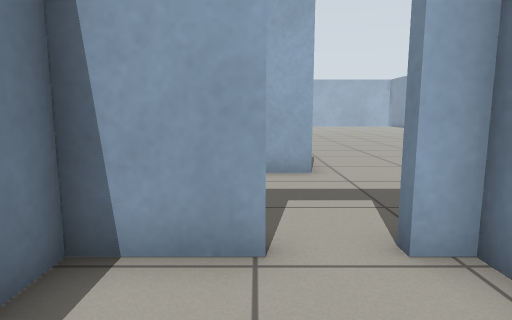
[1] (above)

24 first-person views from a walk through a robot-simulator world made for Gazebo. The camera is 0.72 m above the floor, tilts 8° down and sees 75° across. The floor is counted in squares, 0.5 m on a side. Each view is taken from the middle of a square. On the plan, view 1 faces up. The plan holds only what a view shows up to about 15 squares ahead; the rest is blank. The place goes on beyond the plan.

[2]
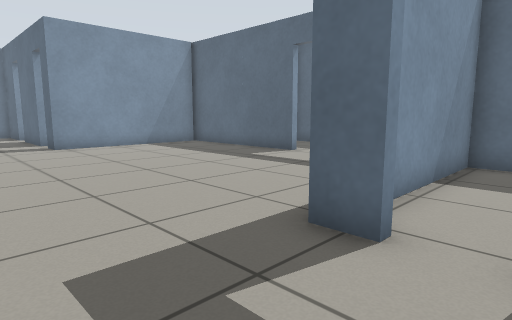

[3]
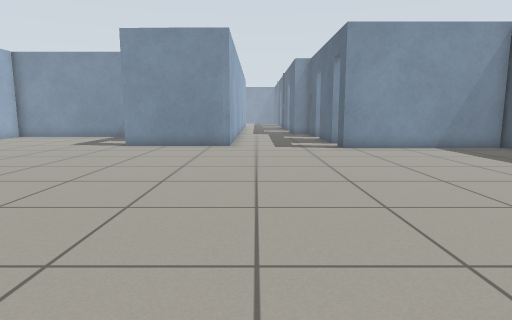

[4]
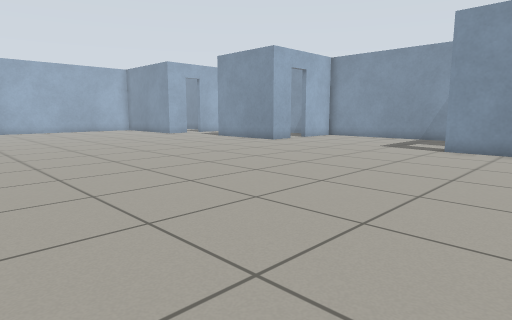

[5]
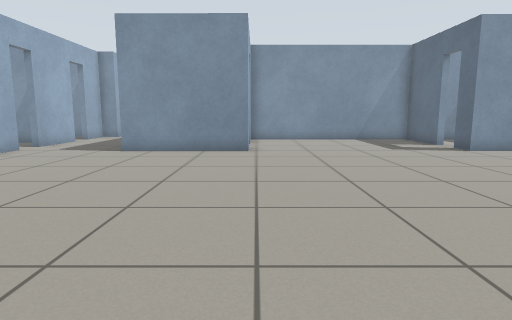

[6]
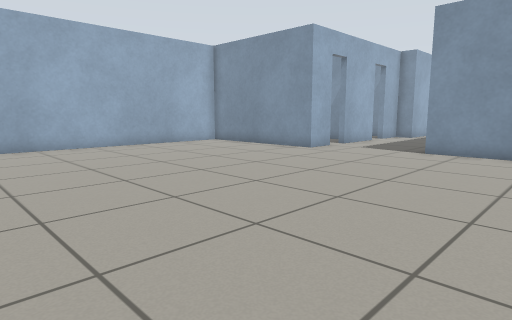

[7]
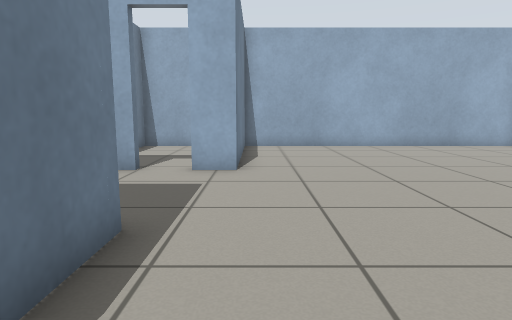

[8]
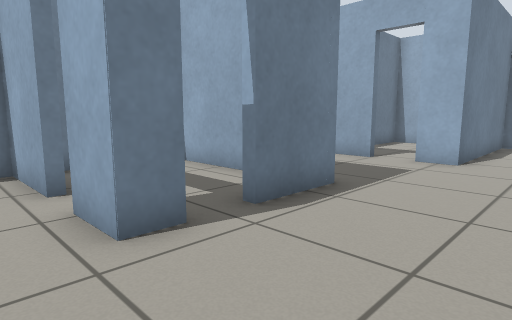

[9]
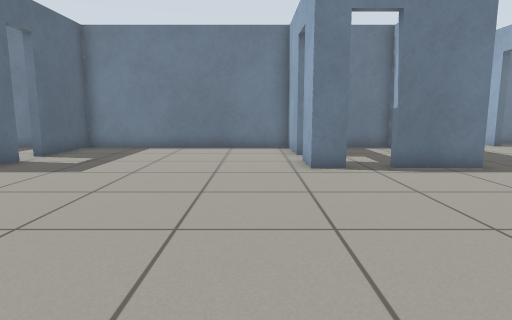

[10]
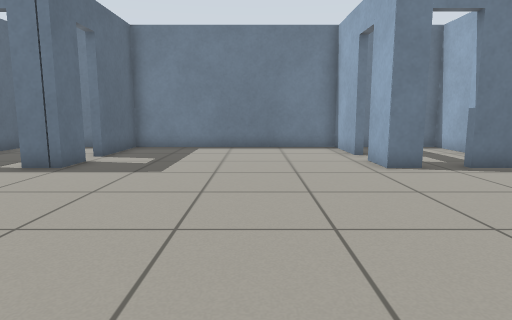

[11]
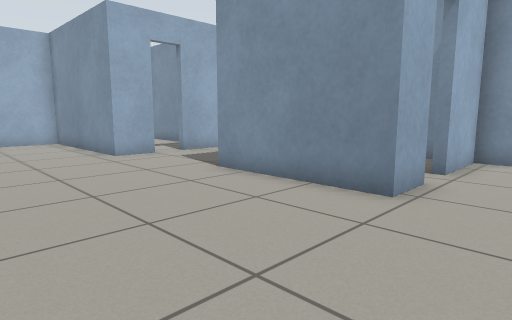

[12]
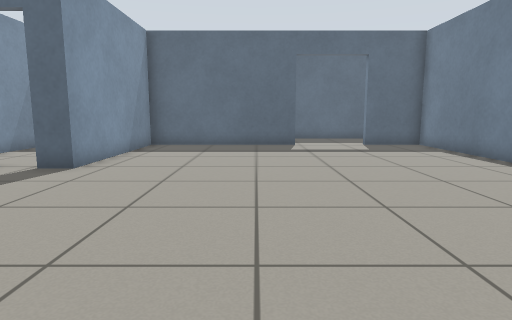

[13]
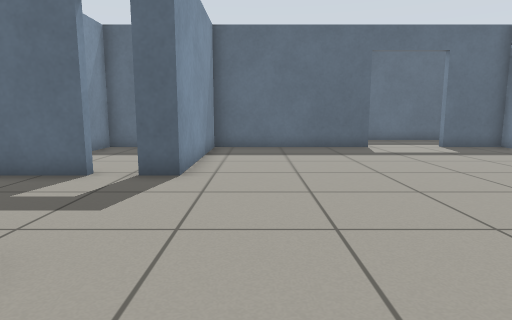

[14]
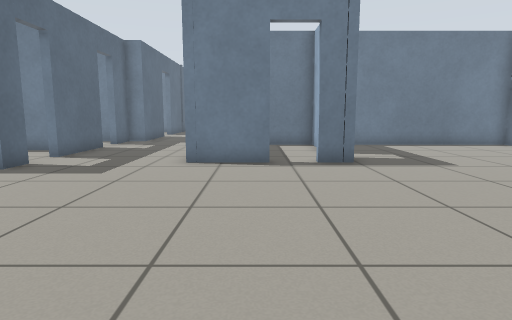

[15]
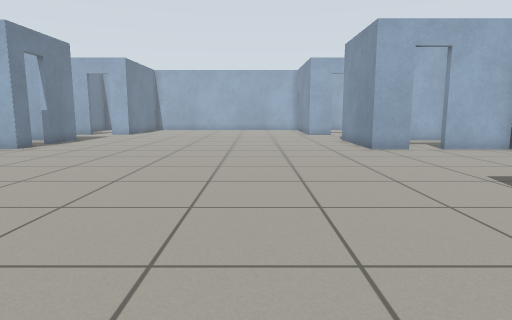

[16]
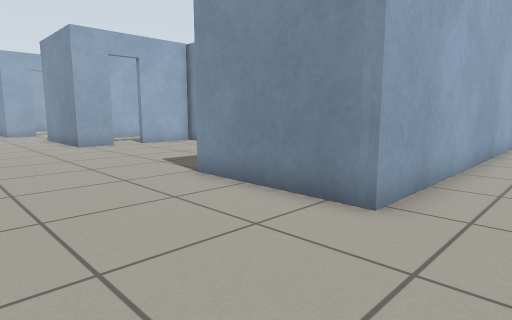

[17]
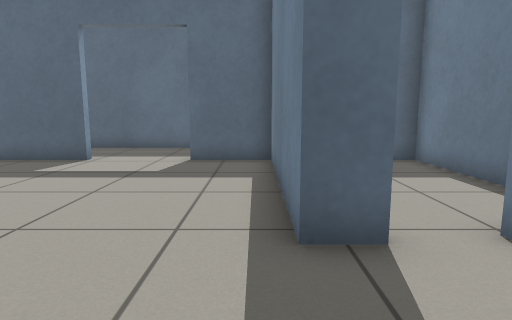

[18]
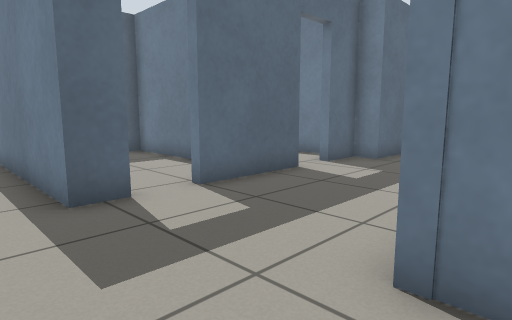

[19]
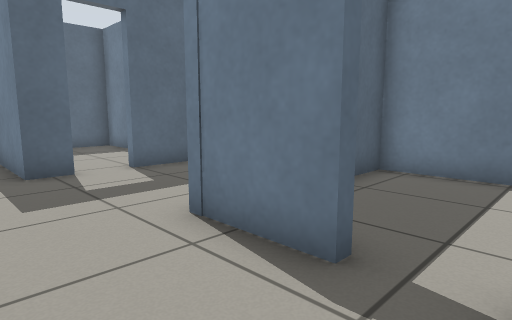

[20]
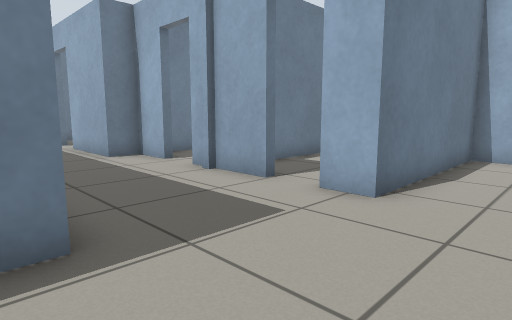

[21]
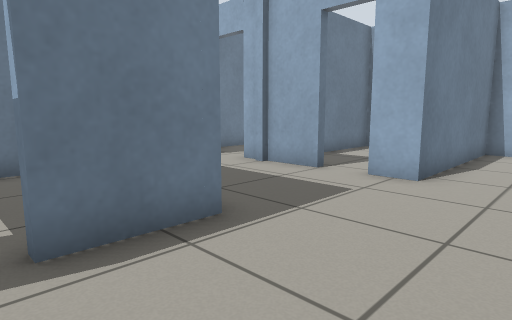

[22]
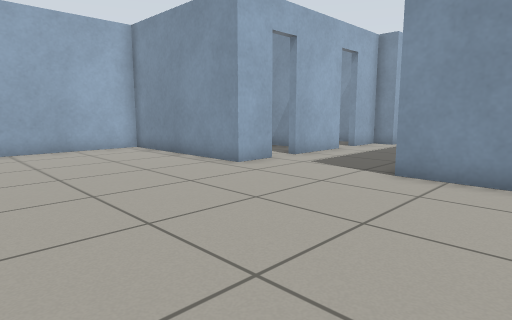

[23]
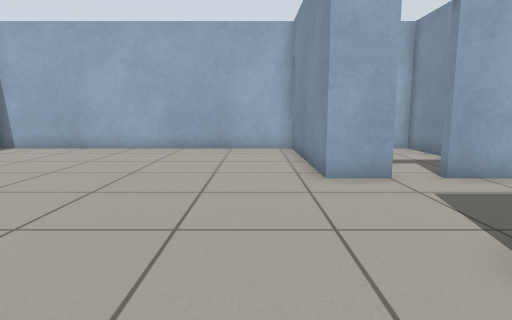

[24]
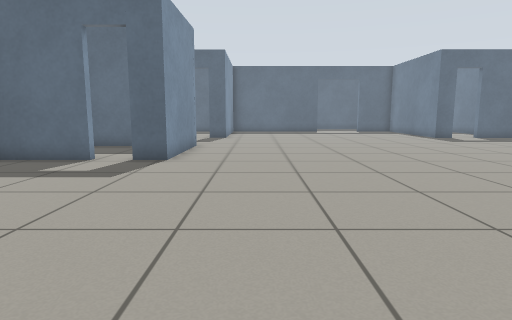

### Floor plan
Points are (right, up) in squares from view 1. A wall is a line through its corners. A room is listed if a view was taken in it or the views show most of it. See-through windows are left out.
Room 1 (view 1)
walls: (0.1, 3.2) (-1.9, 3.2) (-1.9, -3.2) (-0.4, -3.2); (1.2, -3.2) (2.2, -3.2) (2.2, 3.2)
ways out: open door at (0.5, 3) to room 2
Room 2 (views 2, 3, 4, 5, 6, 7, 8, 9, 10, 11, 12, 13, 14, 15, 16, 17, 18, 19, 20, 21, 22, 23, 24)
walls: (1.3, 22.4) (1.3, 21.5) (-0.2, 21.4); (0, 12.9) (1.3, 12.9) (1.3, 11.8); (1.3, 10.5) (1.3, 8) (0.1, 8); (17.2, 21.3) (15.6, 21.3) (15.7, 26.1); (-1.4, 21.4) (-4.2, 21.4) (-4.2, 12.9) (-1.1, 12.9); (18.1, 12.9) (19.5, 12.9); (1.3, 26) (1.3, 23.6); (19.6, 21.3) (18.5, 21.3); (19.5, 8.1) (15.6, 8.1) (15.6, 12.9) (16.9, 12.9); (1.5, 3.5) (2.5, 3.5) (2.5, -3.2) (5, -3.2); (0, 30.4) (-2, 30.4); (16.1, 30.4) (14.6, 30.4) (14.5, 36.7) (2.5, 36.7) (2.5, 30.4) (1.4, 30.4); (16.9, 3.5) (19, 3.5); (-2.4, 30.4) (-3, 30.4); (-3.3, 3.5) (0.1, 3.5); (19.5, 30.4) (17.1, 30.4); (-4.4, 30.4) (-6.1, 30.4) (-6.1, 29.3); (-6.5, 4.3) (-6.1, 4.3) (-6.1, 3.5) (-4.5, 3.5); (8.2, -3.2) (14.8, -3.2) (14.8, 3.5) (15.7, 3.5)
ways out: open door at (0.5, 3) to room 1; open door at (-0.5, 13) to room 3; open door at (1, 11) to room 3; open door at (-1, 21.5) to room 4; open door at (1, 23) to room 4; open door at (16.5, 3) to room 5; open door at (-4, 3); open door at (-3.7, 30.7); open door at (0.7, 30.7); open door at (6.5, -3); open door at (16.7, 30.3); open door at (17.5, 13); open door at (18, 21.5)
Room 3 (no view inside)
walls: (-3, 12.6) (-4.2, 12.6) (-4.2, 8.3) (-2.6, 8.3)
ways out: open door at (-0.5, 13) to room 2; open door at (1, 11) to room 2
Room 4 (no view inside)
walls: (-1.1, 25.7) (-4.2, 25.7) (-4.2, 22.4)
ways out: open door at (-1, 21.5) to room 2; open door at (1, 23) to room 2
Room 5 (no view inside)
walls: (18, -3.2) (19.2, -3.2) (19.2, 0)
ways out: open door at (16.5, 3) to room 2

Positions as (right, up) in squares from view 1, and headings:
1: (0, 0), facing up
2: (0, 7), facing down-right
3: (1, 7), facing right
4: (2, 9), facing up-right
5: (3, 21), facing right
6: (3, 22), facing up-right
7: (3, 22), facing up
8: (5, 20), facing up-left
9: (10, 20), facing left
10: (10, 18), facing left
11: (10, 19), facing up-right
12: (10, 12), facing down
13: (13, 11), facing down
14: (11, 10), facing left
15: (11, 8), facing up
16: (11, 6), facing up-right
17: (3, 7), facing down
18: (4, 9), facing down-left
19: (4, 12), facing down-left
20: (5, 25), facing up-left
21: (5, 23), facing up-left
22: (8, 23), facing up-right
23: (13, 23), facing up
24: (13, 23), facing down
